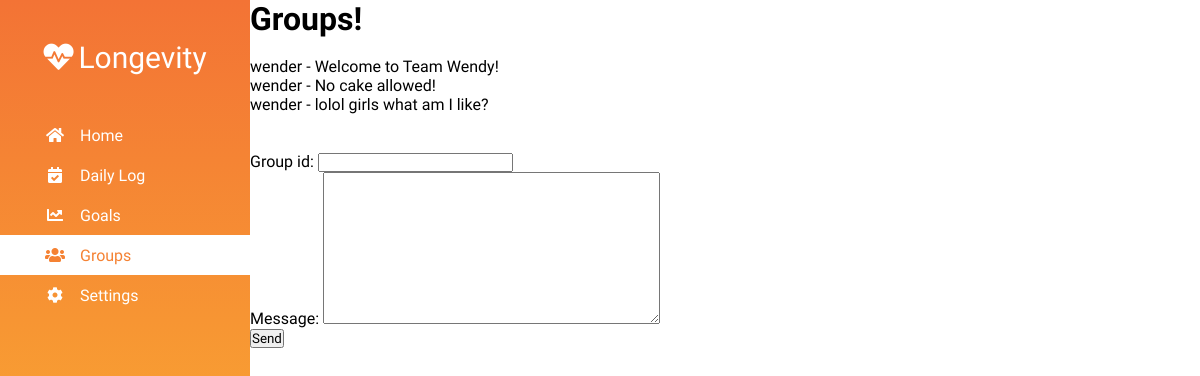
The app's page /tracker/groups/ (signed in), older data.
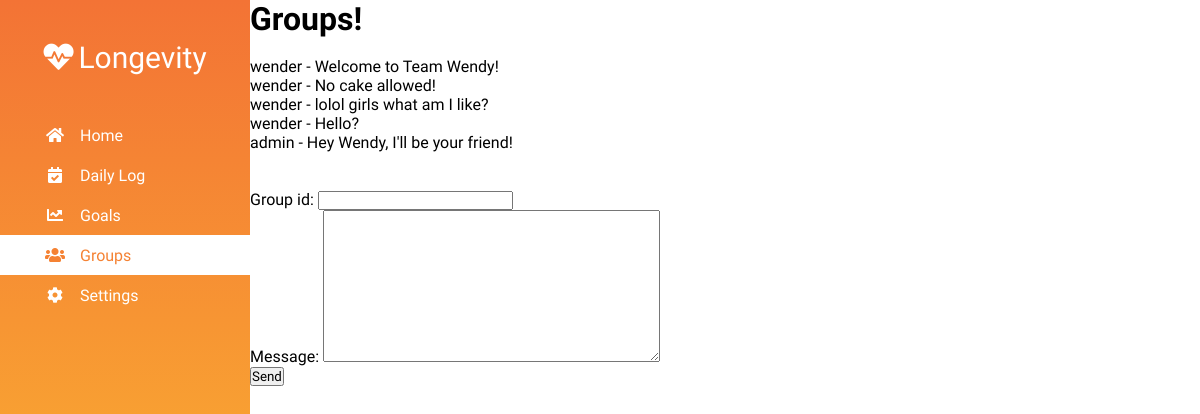
The same page, newer data.
### tracker/models.py (models this page shows, shortened)
class Message(models.Model):
    group_id = models.CharField(max_length=100, null=True)
    author = models.ForeignKey(User, on_delete=models.CASCADE, db_column='author')
    message = models.TextField(null=True)
    date_posted = models.DateTimeField(auto_now_add=True)

### tracker/views.py (the view)
# urls.py: path('groups/', views.groups, name='tracker-groups'),
@login_required()
def groups(request):
    messages = Message.objects.all()
    form = MessageForm(request.POST or None)
    if form.is_valid():
        message = form.save(commit=False)
        message.author = request.user
        message.save()
        form = MessageForm()
    context = {
        'messages': messages,
        'selected': 'Groups',
        'form': form
    }
    return render(request, 'groups.html', context)

### tracker/forms.py
class MessageForm(forms.ModelForm):
    class Meta:
        model = Message
        fields = ['group_id', 'message']
        exclude = ['author']

### tracker/templates/groups.html (shortened to what this page needs)
{% extends 'template.html' %}
{% block content %}
    <h1>Groups!</h1><br>
    {%  for message in messages %}
        <p>{{ message.author.username }} - {{ message.message }}</p>
    {% endfor %}
    <br><br>
    <form action="/tracker/groups/" method="POST">
        {{ form.as_p }}
        <input type="submit" value="Send">
    </form>
{% endblock content %}

### tracker/templates/template.html (shortened to what this page needs)
<!DOCTYPE html>
<html lang="en">
<head>
    <link rel="stylesheet" href="https://use.fontawesome.com/releases/v5.8.1/css/all.css">
    {% load static %}
    <link rel="stylesheet" href="{% static '/css/loading-bar.css' %}">
    {% load static %}
    {% load static %}
    <link rel="stylesheet" href="{% static '/css/tracker.css' %}">
    {% load static %}
    <link rel="stylesheet" href="{% static '/css/forms.css' %}">
    {% load static %}
    <link rel="stylesheet" href="{% static '/css/Chart.css' %}">
</head>
<body>
    <nav>
        <h1 id="logo"><i class="fas fa-heartbeat"></i>Longevity</h1>
        <ul>
            {% if selected == 'Home' %}
            <li><a class="selected"><span><i class="fas fa-home"></i></span><p>Home</p></a></li>
            {% else %}
            <li><a href="{% url 'tracker-home' %}"><span><i class="fas fa-home"></i></span><p>Home</p></a></li>
            {% endif %}
            {% if selected == 'Daily Log' %}
            <li><a class="selected"><span><i class="fas fa-calendar-check"></i></span><p>Daily Log</p></a></li>
            {% else %}
            <li><a href="{% url 'tracker-daily-log' %}"><span><i class="fas fa-calendar-check"></i></span><p>Daily Log</p></a></li>
            {% endif %}
            {% if selected == 'Goals' %}
            <li><a class="selected"><span><i class="fas fa-chart-line"></i></span><p>Goals</p></a></li>
            {% else %}
            <li><a href="{% url 'tracker-goals' %}"><span><i class="fas fa-chart-line"></i></span><p>Goals</p></a></li>
            {% endif %}
            {% if selected == 'Groups' %}
            <li><a class="selected"><span><i class="fas fa-users"></i></span><p>Groups</p></a></li>
            {% else %}
            <li><a href="{% url 'tracker-groups' %}"><span><i class="fas fa-users"></i></span><p>Groups</p></a></li>
            {% endif %}
            {% if selected == 'Settings' %}
            <li><a class="selected"><span><i class="fas fa-cog"></i></span><p>Settings</p></a></li>
            {% else %}
            <li><a href="{% url 'tracker-settings' %}"><span><i class="fas fa-cog"></i></span><p>Settings</p></a></li>
            {% endif %}
        </ul>
    </nav>
    <main>
        {% block content %}{% endblock %}
    </main>
</body>
</html>

### static/css/tracker.css (style rules this page uses)
* { margin: 0; padding: 0; font-family: 'Heebo', sans-serif; box-sizing: border-box; }
nav { position: fixed; height: 100%; width: 250px; z-index: 1; top: 0; left: 0; overflow: hidden; background-image: linear-gradient(to bottom, #F37335, #FDC830); color: white; }
#logo { margin: 40px 0; text-align: center; font-size: 30px; font-weight: 400; }
#logo i { margin-right: 5px; }
nav a { display: table; width: 100%; padding-left: 30px; text-decoration: none; color: white; font-weight: 300; }
nav a span, nav a p { display: table-cell; vertical-align: middle; }
nav a span { height: 40px; width: 50px; text-align: center; }
.selected, nav a:hover { color: #F58233; background-color: white; }
main { margin-left: 250px; }

Row changes from the older to the newer data that the page shows:
added Message: author.username "wender", message "Hello?"
added Message: author.username "admin", message "Hey Wendy, I'll be your friend!"
